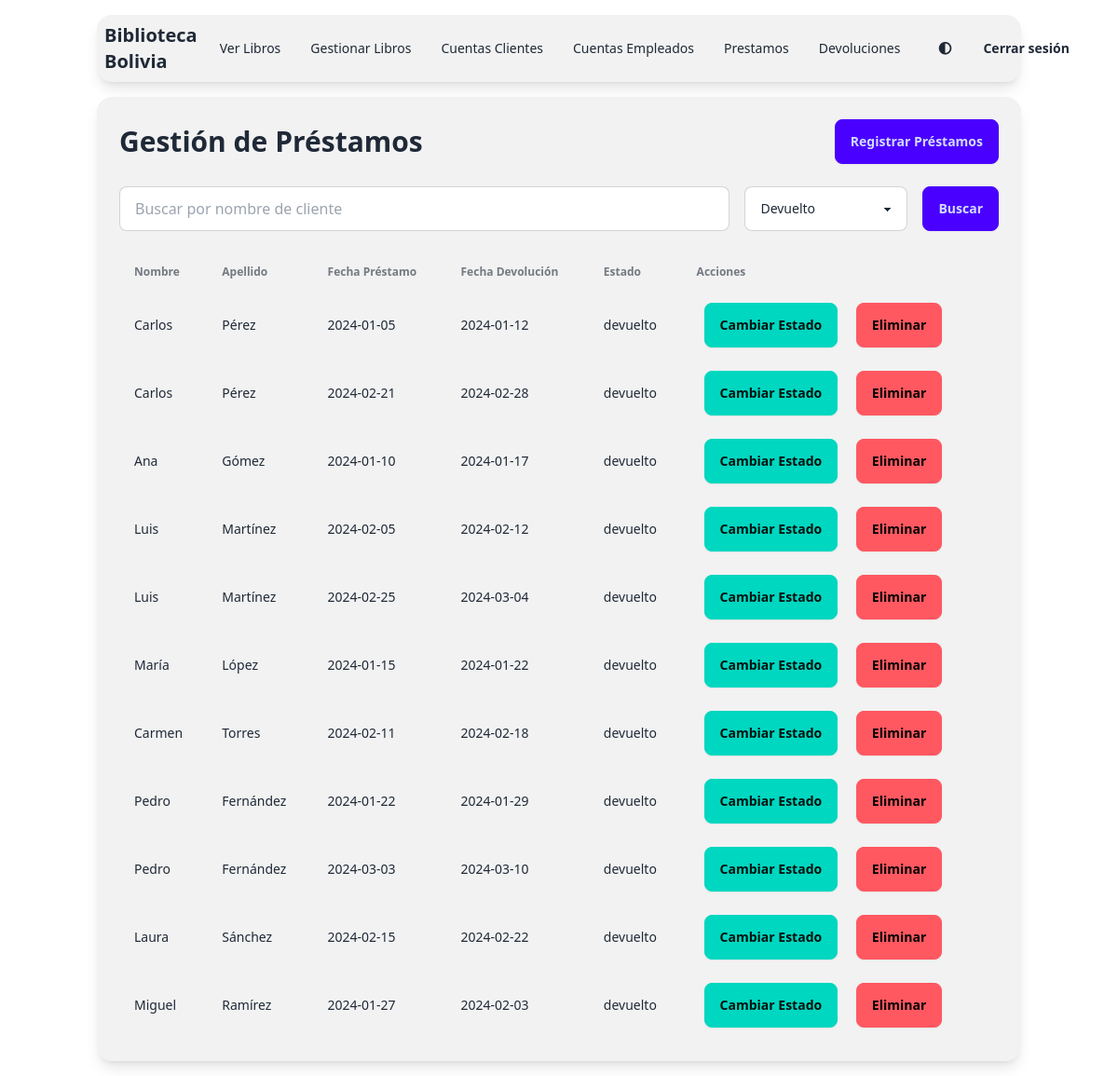
Screenshot of /app/views/viewsEmpleado/gestionPrestamos.php?estado=devuelto (signed in) with the database file from the repository.
### tables this page shows
CREATE TABLE PRESTAMOS (
    codPrestamos INT AUTO_INCREMENT PRIMARY KEY,
    fechaPrestamo DATE,
    fechaDevolucion DATE,
    estado VARCHAR(45),
    LIBROS_codLibros INT,
    USUARIOS_codUsuarios INT,
    SANCIONES_codSancion INT,
    FOREIGN KEY (LIBROS_codLibros) REFERENCES LIBROS (codLibros),
    FOREIGN KEY (USUARIOS_codUsuarios) REFERENCES CLIENTES (codUsuarios),
    FOREIGN KEY (SANCIONES_codSancion) REFERENCES SANCIONES (codSancion)
);

CREATE TABLE CLIENTES (
    codUsuarios INT AUTO_INCREMENT PRIMARY KEY,
    nombre VARCHAR(45),
    apellido VARCHAR(45),
    ci VARCHAR(45),
    direccion VARCHAR(45),
    telefono VARCHAR(45),
    correo VARCHAR(45),
    usuario VARCHAR(45),
    password VARCHAR(45),
    rol VARCHAR(45)
);

### app/views/viewsEmpleado/gestionPrestamos.php (the view, shortened to what this page needs)
<?php
require_once __DIR__ . '/../../config/conexion.php';
$search = isset($_GET['search']) ? $_GET['search'] : '';
$estado = isset($_GET['estado']) ? $_GET['estado'] : 'pendiente';
?>
<!DOCTYPE html>
<html lang="es" data-theme="light">
<head>
    <link href="https://cdn.jsdelivr.net/npm/daisyui@4.12.10/dist/full.min.css" rel="stylesheet" type="text/css" />
    <link rel="stylesheet" href="https://cdnjs.cloudflare.com/ajax/libs/font-awesome/5.15.3/css/all.min.css">
</head>
<body>
    <div class="min-h-screen bg-base-100 text-base-content">
        <div class="container mx-auto p-4">
            <?php include "../viewsEmpleado/menuEmpleado.php"; ?>
            <div class="bg-base-200 p-6 rounded-box shadow-lg">
                <div class="flex justify-between items-center mb-6">
                    <h1 class="text-3xl font-bold">Gestión de Préstamos</h1>
                    <a href="../../controllers/gestionPrestamos/anadir.php" class="btn btn-primary">Registrar Préstamos</a>
                </div>
                <form method="GET" class="flex flex-col sm:flex-row gap-4 mb-6">
                    <input type="text" name="search" value="<?php echo htmlspecialchars($search); ?>" placeholder="Buscar por nombre de cliente" class="input input-bordered flex-grow">
                    <select name="estado" class="select select-bordered">
                        <option value="devuelto" <?php echo $estado === 'devuelto' ? 'selected' : ''; ?>>Devuelto</option>
                    </select>
                    <button type="submit" class="btn btn-primary">Buscar</button>
                </form>
                <div class="overflow-x-auto">
                    <table class="table w-full">
                        <thead>
                            <tr>
                                <th>Nombre</th>
                                <th>Apellido</th>
                                <th>Fecha Préstamo</th>
                                <th>Fecha Devolución</th>
                                <th>Estado</th>
                                <th>Acciones</th>
                            </tr>
                        </thead>
                        <tbody>
                            <?php
                            $sql = "SELECT
                                        C.nombre AS nombreCliente,
                                        C.apellido AS apellidoCliente,
                                        P.codPrestamos,
                                        P.fechaPrestamo,
                                        P.fechaDevolucion,
                                        P.estado
                                    FROM
                                        PRESTAMOS P
                                    JOIN
                                        CLIENTES C
                                    ON
                                        P.USUARIOS_codUsuarios = C.codUsuarios
                                    WHERE
                                        C.nombre LIKE ?
                                        AND (? = '' OR P.estado = ?);";
                            $stmt = $conexion->prepare($sql);
                            $searchParam = "%$search%";
                            $stmt->bind_param("sss", $searchParam, $estado, $estado);
                            $stmt->execute();
                            $result = $stmt->get_result();
                            if ($result->num_rows > 0) {
                                while ($row = $result->fetch_assoc()) {
                                    echo "<tr>
                                    <td>" . htmlspecialchars($row["nombreCliente"]) . "</td>
                                    <td>" . htmlspecialchars($row["apellidoCliente"]) . "</td>
                                    <td>" . htmlspecialchars($row["fechaPrestamo"]) . "</td>
                                    <td>" . htmlspecialchars($row["fechaDevolucion"]) . "</td>
                                    <td>" . htmlspecialchars($row["estado"]) . "</td>
                                    <td>
                                        <a href='../../controllers/gestionPrestamos/editar.php?id=" . urlencode($row["codPrestamos"]) . "' class='btn btn-accent btn-md mx-2'>Cambiar Estado</a>
                                        <a href='../../controllers/gestionPrestamos/eliminar.php?id=" . urlencode($row["codPrestamos"]) . "' class='btn btn-error btn-md mx-2'>Eliminar</a>
                                    </td>
                                  </tr>";
                                }
                            } else {
                                echo "<tr><td colspan='6' class='text-center'>No hay préstamos</td></tr>";
                            }
                            ?>
                        </tbody>
                    </table>
                </div>
            </div>
        </div>
    </div>
</body>
</html>

### rows the page displays
prestamos: USUARIOS_codUsuarios.nombre "Carlos", USUARIOS_codUsuarios.apellido "Pérez", fechaPrestamo "2024-01-05", fechaDevolucion "2024-01-12", estado "devuelto"
prestamos: USUARIOS_codUsuarios.nombre "Carlos", USUARIOS_codUsuarios.apellido "Pérez", fechaPrestamo "2024-02-21", fechaDevolucion "2024-02-28", estado "devuelto"
prestamos: USUARIOS_codUsuarios.nombre "Ana", USUARIOS_codUsuarios.apellido "Gómez", fechaPrestamo "2024-01-10", fechaDevolucion "2024-01-17", estado "devuelto"
prestamos: USUARIOS_codUsuarios.nombre "Luis", USUARIOS_codUsuarios.apellido "Martínez", fechaPrestamo "2024-02-05", fechaDevolucion "2024-02-12", estado "devuelto"
prestamos: USUARIOS_codUsuarios.nombre "Luis", USUARIOS_codUsuarios.apellido "Martínez", fechaPrestamo "2024-02-25", fechaDevolucion "2024-03-04", estado "devuelto"
prestamos: USUARIOS_codUsuarios.nombre "María", USUARIOS_codUsuarios.apellido "López", fechaPrestamo "2024-01-15", fechaDevolucion "2024-01-22", estado "devuelto"
prestamos: USUARIOS_codUsuarios.nombre "Carmen", USUARIOS_codUsuarios.apellido "Torres", fechaPrestamo "2024-02-11", fechaDevolucion "2024-02-18", estado "devuelto"
prestamos: USUARIOS_codUsuarios.nombre "Pedro", USUARIOS_codUsuarios.apellido "Fernández", fechaPrestamo "2024-01-22", fechaDevolucion "2024-01-29", estado "devuelto"
prestamos: USUARIOS_codUsuarios.nombre "Pedro", USUARIOS_codUsuarios.apellido "Fernández", fechaPrestamo "2024-03-03", fechaDevolucion "2024-03-10", estado "devuelto"
prestamos: USUARIOS_codUsuarios.nombre "Laura", USUARIOS_codUsuarios.apellido "Sánchez", fechaPrestamo "2024-02-15", fechaDevolucion "2024-02-22", estado "devuelto"
prestamos: USUARIOS_codUsuarios.nombre "Miguel", USUARIOS_codUsuarios.apellido "Ramírez", fechaPrestamo "2024-01-27", fechaDevolucion "2024-02-03", estado "devuelto"
